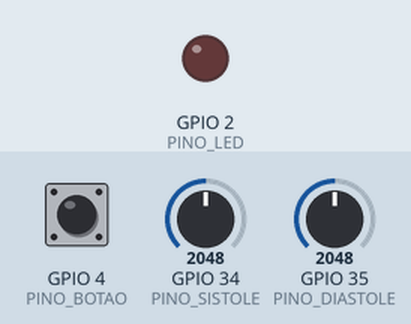
The sketch below on a simulated ESP32. Parts: output pins drawn as LEDs (lit = HIGH). Inputs (shaded band) come from the test bench; at power-on: GPIO 35 (PINO_DIASTOLE) = 2048, GPIO 4 (PINO_BOTAO) HIGH, GPIO 34 (PINO_SISTOLE) = 2048. WiFi joins after 1.5 s; servers stay silent unless stated; random numbers use the default seed unless the sketch sets one; no MQTT or app messages arrive unless stated; what the sketch prints to the serial monitor is not drawn.

Above: at 2.7 s.
2.8 s: GPIO 35 (PINO_DIASTOLE) set to 2728
4.3 s: GPIO 35 (PINO_DIASTOLE) set to 2835
At 5.2 s:
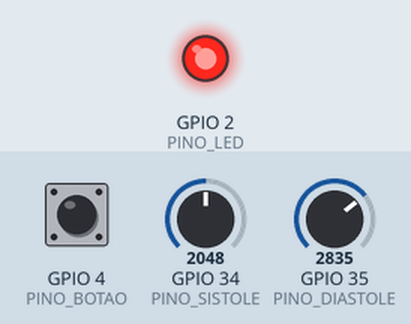
7.4 s: GPIO 35 (PINO_DIASTOLE) set to 2047
At 8.2 s:
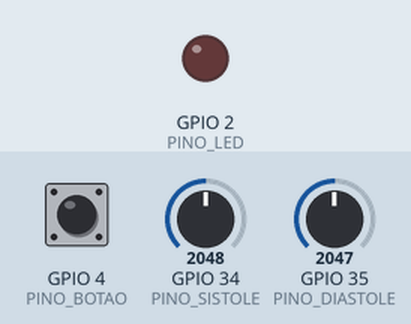
8.9 s: GPIO 35 (PINO_DIASTOLE) set to 2866
At 9.6 s:
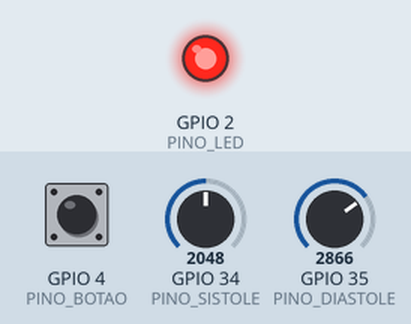
Timing chart, 0 to 11.4 s (numbered marks = the images above; inputs shaded):
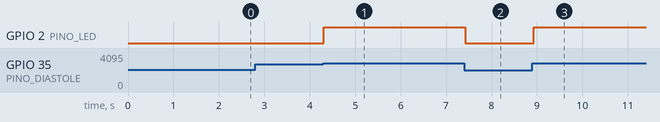

The sketch:

sketch.ino
```cpp
#include <WiFi.h>
#include <PubSubClient.h>

// Wi-Fi virtual do Wokwi (sem senha)
const char* WIFI_SSID = "Wokwi-GUEST";

// Broker público do HiveMQ (sem conta). O tópico precisa ser igual ao da ponte (iot/ponte_mqtt.py).
const char* MQTT_HOST  = "broker.hivemq.com";
const int   MQTT_PORTA = 1883;
const char* TOPICO     = "gateminds-cartaosus-7f3k/tensiometro/leitura";

const int PINO_SISTOLE  = 34;  // ADC1 (ADC2 não funciona com Wi-Fi)
const int PINO_DIASTOLE = 35;
const int PINO_BOTAO    = 4;
const int PINO_LED      = 2;

WiFiClient rede;
PubSubClient mqtt(rede);

int lerMmHg(int pino, int minimo, int maximo) {
  long soma = 0;
  for (int i = 0; i < 8; i++) soma += analogRead(pino);
  return map(soma / 8, 0, 4095, minimo, maximo);
}

void conectarWifi() {
  WiFi.begin(WIFI_SSID, "", 6);
  Serial.print("Conectando ao Wi-Fi");
  while (WiFi.status() != WL_CONNECTED) { delay(300); Serial.print("."); }
  Serial.println(" ok");
}

void conectarMqtt() {
  while (!mqtt.connected()) {
    String id = "tensiometro-" + String(random(0xffff), HEX);
    Serial.print("Conectando ao HiveMQ...");
    if (mqtt.connect(id.c_str())) Serial.println(" ok");
    else { Serial.printf(" falhou (%d), tentando de novo\n", mqtt.state()); delay(1500); }
  }
}

void setup() {
  Serial.begin(115200);
  pinMode(PINO_BOTAO, INPUT_PULLUP);
  pinMode(PINO_LED, OUTPUT);
  conectarWifi();
  mqtt.setServer(MQTT_HOST, MQTT_PORTA);
  conectarMqtt();
  Serial.println("Gire os potenciometros e aperte o botao para medir.");
}

void loop() {
  if (!mqtt.connected()) conectarMqtt();
  mqtt.loop();

  int sistolica  = lerMmHg(PINO_SISTOLE, 90, 220);
  int diastolica = lerMmHg(PINO_DIASTOLE, 50, 140);
  digitalWrite(PINO_LED, (sistolica > 180 || diastolica > 110) ? HIGH : LOW);

  static unsigned long ultimoBotao = 0;
  if (digitalRead(PINO_BOTAO) == LOW && millis() - ultimoBotao > 600) {
    ultimoBotao = millis();
    char json[96];
    snprintf(json, sizeof(json),
             "{\"dispositivo\":\"tensiometro\",\"sistolica\":%d,\"diastolica\":%d}",
             sistolica, diastolica);
    bool ok = mqtt.publish(TOPICO, json);
    Serial.printf("Medicao %d/%d mmHg -> %s\n", sistolica, diastolica, ok ? "enviada" : "FALHOU");
  }
  delay(50);
}
```

Measured:
- the behaviour switches between 2775 and 2776 on GPIO 35 (PINO_DIASTOLE) (found by bisection; images 0 and 1)
- after the input at 2.8 s, every drawn part: stays the same
- after the input at 4.3 s, GPIO 2 (PINO_LED): LOW → HIGH at once
- after the input at 7.4 s, GPIO 2 (PINO_LED): HIGH → LOW at once
- after the input at 8.9 s, GPIO 2 (PINO_LED): LOW → HIGH at once
